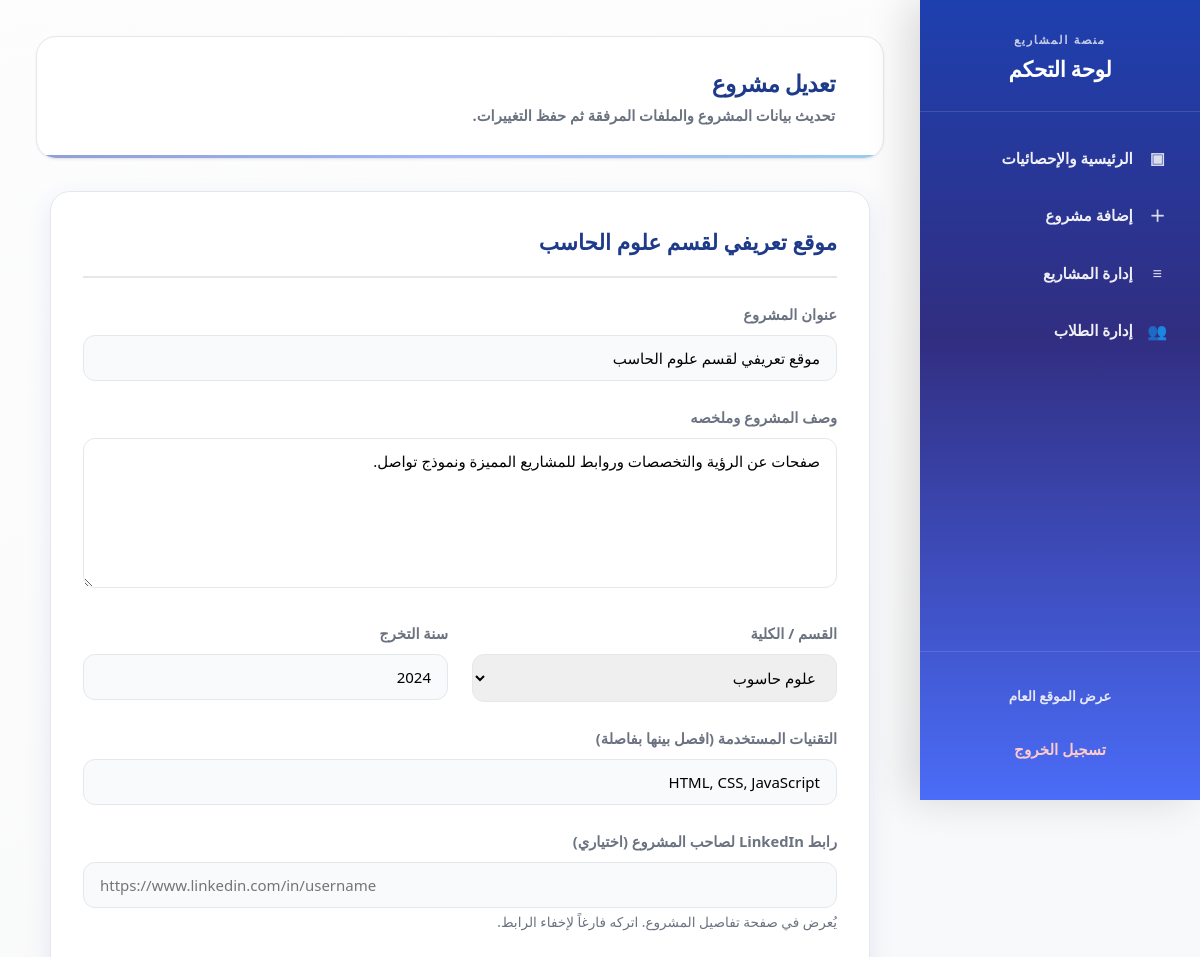
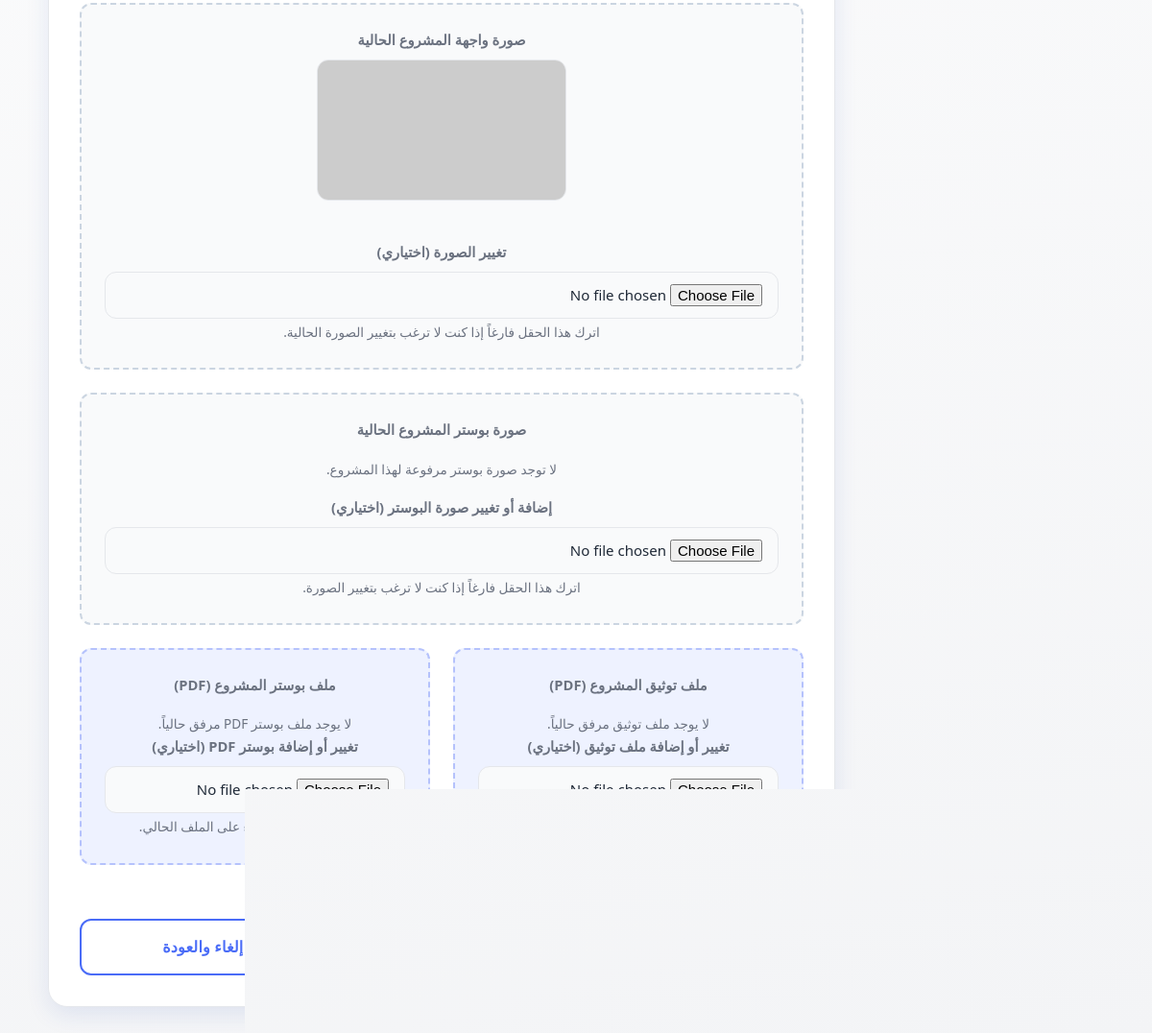
The app's page /edit_project.php?id=7 (signed in) with its own data (2 pictures, top to bottom).
### tables this page shows
CREATE TABLE `projects` (
  `id` int(11) NOT NULL,
  `title` varchar(255) NOT NULL,
  `description` text NOT NULL,
  `department` varchar(100) NOT NULL,
  `grad_year` int(11) NOT NULL,
  `tech_stack` varchar(255) NOT NULL,
  `owner_linkedin` varchar(512) DEFAULT NULL,
  `project_poster` varchar(255) DEFAULT NULL,
  `project_poster_pdf` varchar(255) DEFAULT NULL,
  `image_url` varchar(255) DEFAULT 'default.jpg',
  `pdf_file` varchar(255) DEFAULT NULL,
  `created_at` timestamp NOT NULL DEFAULT current_timestamp()
);

### db_connect.php (called while the page is built, shortened)
<?php
function style_css_href(): string
{
    $path = __DIR__ . '/style.css';
    $v = is_readable($path) ? (string) filemtime($path) : '1';
    $cache = 'style.css?v=' . rawurlencode($v);
    return $cache;
}
function project_image_src(?string $image_url, string $fallback = 'https://via.placeholder.com/400x200?text=No+image'): string
{
    $u = trim((string) $image_url);
    if (preg_match('#^https?://#i', $u)) {
        return $u;
    }
    return 'uploads/' . $u;
}

### edit_project.php (the view, shortened to what this page needs)
<?php
include 'db_connect.php';
$project_id = intval($_GET['id']);
$sql = "SELECT * FROM projects WHERE id = $project_id";
$result = $conn->query($sql);
$project = $result->fetch_assoc();
?>
<!DOCTYPE html>
<html lang="ar" dir="rtl">
<head>
    <link rel="stylesheet" href="<?php echo htmlspecialchars(style_css_href(), ENT_QUOTES, 'UTF-8'); ?>">
</head>
<body class="admin-body">
    <div class="admin-layout">
        <?php include 'admin_side_bar.php'; ?>
        <main class="admin-content">
            <header class="admin-topbar">
                <div class="admin-topbar__titles">
                    <h3>تعديل مشروع</h3>
                    <p class="admin-topbar__subtitle">تحديث بيانات المشروع والملفات المرفقة ثم حفظ التغييرات.</p>
                </div>
            </header>
        <div class="form-container">
            <h2><?php echo htmlspecialchars($project['title']); ?></h2>
            <form method="POST" action="" enctype="multipart/form-data">
                <div class="form-group">
                    <label>عنوان المشروع</label>
                    <input type="text" name="title" value="<?php echo htmlspecialchars($project['title']); ?>" required>
                </div>
                <div class="form-group">
                    <label>وصف المشروع وملخصه</label>
                    <textarea name="description" required><?php echo htmlspecialchars($project['description']); ?></textarea>
                </div>
                <div class="row">
                    <div class="col form-group">
                        <label>القسم / الكلية</label>
                        <select name="department" required>
                            <option value="علوم حاسوب" <?php if($project['department'] == 'علوم حاسوب') echo 'selected'; ?>>علوم حاسوب</option>
                        </select>
                    </div>
                    <div class="col form-group">
                        <label>سنة التخرج</label>
                        <input type="number" name="grad_year" value="<?php echo htmlspecialchars($project['grad_year']); ?>" required min="2000" max="2100">
                    </div>
                </div>
                <div class="form-group">
                    <label>التقنيات المستخدمة (افصل بينها بفاصلة)</label>
                    <input type="text" name="tech_stack" value="<?php echo htmlspecialchars($project['tech_stack']); ?>" required>
                </div>
                <div class="form-group">
                    <label>رابط LinkedIn لصاحب المشروع (اختياري)</label>
                    <input type="url" name="owner_linkedin" class="input-ltr" value="<?php echo htmlspecialchars($project['owner_linkedin'] ?? ''); ?>" placeholder="https://www.linkedin.com/in/username">
                    <small class="form-hint">يُعرض في صفحة تفاصيل المشروع. اتركه فارغاً لإخفاء الرابط.</small>
                </div>
                <div class="form-group upload-zone">
                    <label>صورة واجهة المشروع الحالية</label>
                    <?php if (!empty($project['image_url']) && $project['image_url'] !== 'default.jpg'): ?>
                        <img src="<?php echo htmlspecialchars(project_image_src($project['image_url']), ENT_QUOTES, 'UTF-8'); ?>" alt="صورة المشروع" class="current-image-preview">
                    <?php else: ?>
                        <p class="form-hint">يستخدم هذا المشروع الصورة الافتراضية.</p>
                    <?php endif; ?>
                    <label class="upload-sub-label">تغيير الصورة (اختياري)</label>
                    <input type="file" name="project_image" accept="image/*">
                    <small class="form-hint">اترك هذا الحقل فارغاً إذا كنت لا ترغب بتغيير الصورة الحالية.</small>
                </div>
                <div class="form-group upload-zone">
                    <label>صورة بوستر المشروع الحالية</label>
                    <?php if(!empty($project['project_poster'])): ?>
                        <img src="uploads/<?php echo $project['project_poster']; ?>" alt="بوستر المشروع" class="current-image-preview">
                    <?php else: ?>
                        <p class="form-hint">لا توجد صورة بوستر مرفوعة لهذا المشروع.</p>
                    <?php endif; ?>
                    <label class="upload-sub-label">إضافة أو تغيير صورة البوستر (اختياري)</label>
                    <input type="file" name="poster_image" accept="image/*">
                    <small class="form-hint">اترك هذا الحقل فارغاً إذا كنت لا ترغب بتغيير الصورة.</small>
                </div>
                <div class="row">
                    <div class="col form-group upload-zone upload-zone-accent">
                        <label>ملف توثيق المشروع (PDF)</label>
                        <?php if(!empty($project['pdf_file'])): ?>
                            <div class="pdf-preview-box">
                                <span class="pdf-status-ok">✓ يوجد ملف مرفوع:</span>
                                <a href="uploads/documents/<?php echo $project['pdf_file']; ?>" target="_blank" rel="noopener noreferrer">معاينة التوثيق الحالي</a>
                            </div>
                        <?php else: ?>
                            <p class="form-hint">لا يوجد ملف توثيق مرفق حالياً.</p>
                        <?php endif; ?>
                        <label>تغيير أو إضافة ملف توثيق (اختياري)</label>
                        <input type="file" name="project_pdf" accept=".pdf">
                        <small class="form-hint">اترك الحقل فارغاً للإبقاء على الملف الحالي.</small>
                    </div>
                    <div class="col form-group upload-zone upload-zone-accent">
                        <label>ملف بوستر المشروع (PDF)</label>
                        <?php if(!empty($project['project_poster_pdf'])): ?>
                            <div class="pdf-preview-box">
                                <span class="pdf-status-ok">✓ يوجد ملف مرفوع:</span>
                                <a href="uploads/documents/<?php echo $project['project_poster_pdf']; ?>" target="_blank" rel="noopener noreferrer">معاينة البوستر الحالي</a>
                            </div>
                        <?php else: ?>
                            <p class="form-hint">لا يوجد ملف بوستر PDF مرفق حالياً.</p>
                        <?php endif; ?>
                        <label>تغيير أو إضافة بوستر PDF (اختياري)</label>
                        <input type="file" name="poster_pdf" accept=".pdf">
                        <small class="form-hint">اترك الحقل فارغاً للإبقاء على الملف الحالي.</small>
                    </div>
                </div>
                <div class="form-actions">
                    <button type="submit" class="btn btn-primary">حفظ التعديلات</button>
                    <a href="manage_projects.php" class="btn btn-outline">إلغاء والعودة</a>
                </div>
            </form>
        </div>
        </main>
    </div>
</body>
</html>

### records on screen
projects: title "موقع تعريفي لقسم علوم الحاسب", description "صفحات عن الرؤية والتخصصات وروابط للمشاريع المميزة ونموذج تواصل.", grad_year "2024", tech_stack "HTML, CSS, JavaScript"
